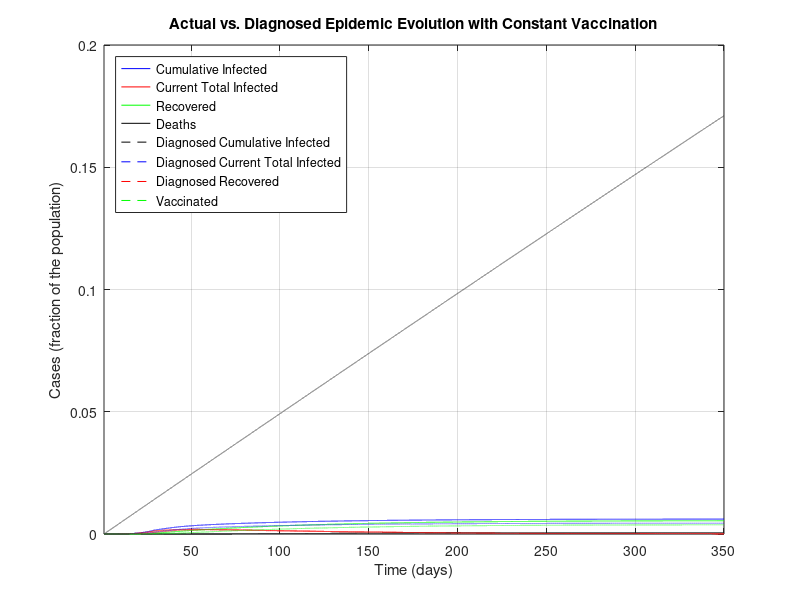
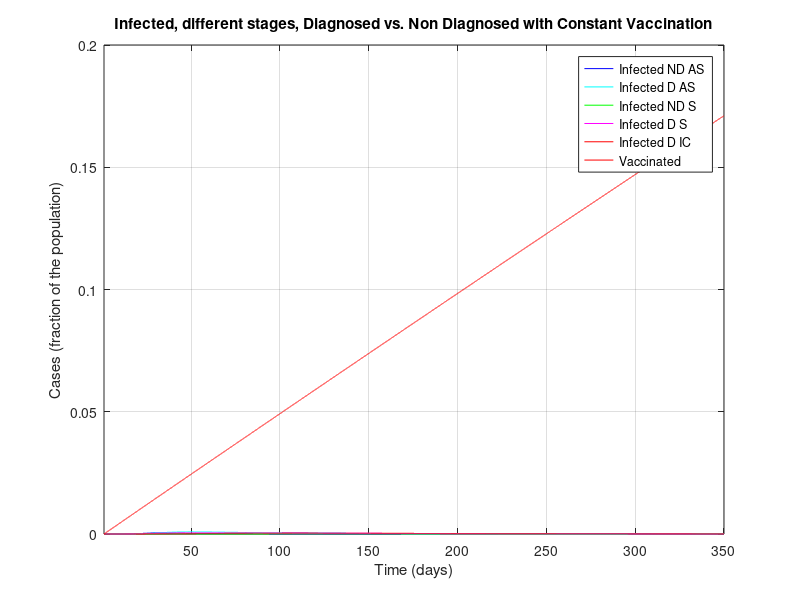
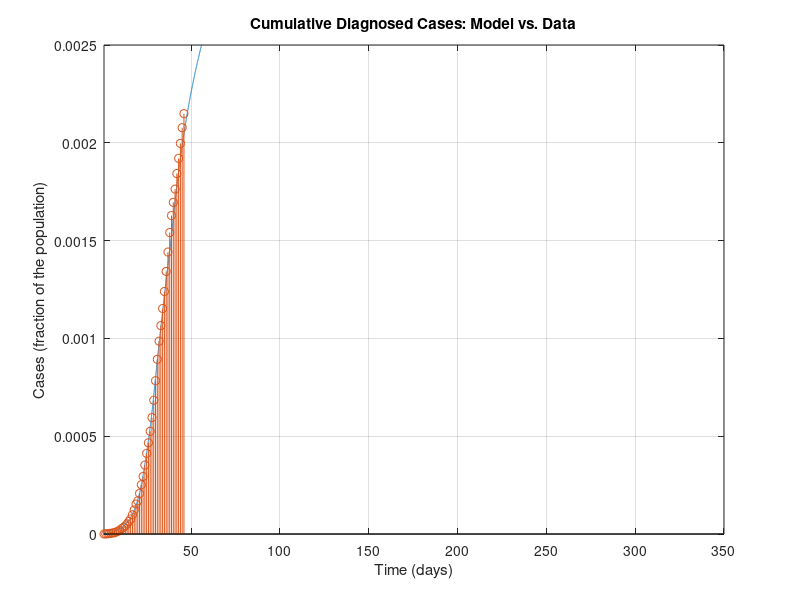
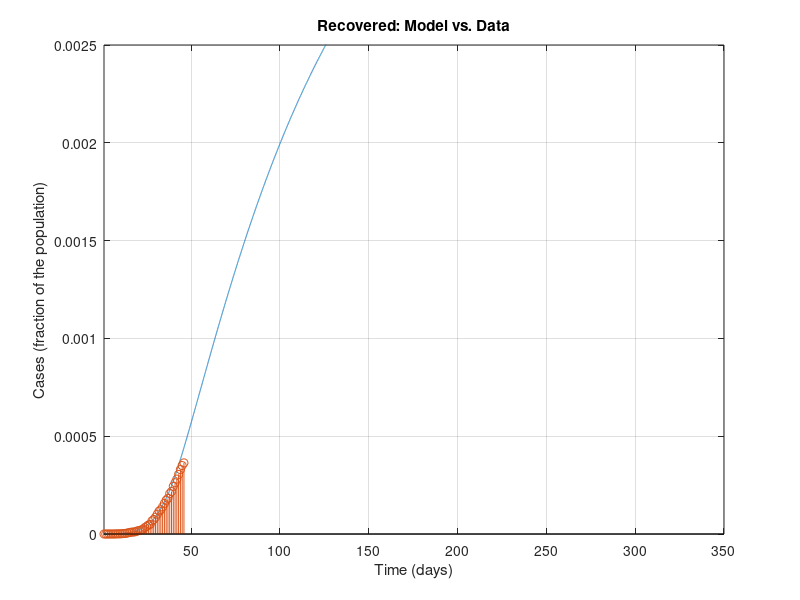

Source code (MATLAB) for these figures, in order:
%%%%%%%%%%%%%%%%%%%%%%%%%%%%%%%%%%%%%%%%
%%%%%%%%%%%%%%%%%%%%%%%%%%%%%%%%%%%%%%%%
% MATLAB Code for epidemic simulations with the SIDARTHE model in the work
%
% Modelling the COVID-19 epidemic and implementation of population-wide interventions in Italy
% by Giulia Giordano, Franco Blanchini, Raffaele Bruno, Patrizio Colaneri, Alessandro Di Filippo, Angela Di Matteo, Marta Colaneri
% 
% Giulia Giordano, April 5, 2020
% Contact: giulia.giordano@unitn.it
%%%%%%%%%%%%%%%%%%%%%%%%%%%%%%%%%%%%%%%%
%%%%%%%%%%%%%%%%%%%%%%%%%%%%%%%%%%%%%%%%

clear all
close all
clc

%%%%%%%%%%%%%%%%%%%%%%%%%%%%%%%%%%%%%%%%
% DATA
%%%%%%%%%%%%%%%%%%%%%%%%%%%%%%%%%%%%%%%%

% Italian population
popolazione=60e6;

% Data 20 February - 5 April (46 days):
% Total Cases
CasiTotali = [3 20 79 132 219 322 400 650 888 1128 1694 2036 2502 3089 3858 4636 5883 7375 9172 10149 12462 15113 17660 21157 24747 27980 31506 35713 41035 47021 53578 59138 63927 69176 74386 80539 86498 92472 97689 101739 105792 110574 115242 119827 124632 128948]/popolazione; % D+R+T+E+H_diagnosticati
% Deaths
Deceduti = [0 1 2 2 5 10 12 17 21 29 34 52 79 107 148 197 233 366 463 631 827 1016 1266 1441 1809 2158 2503 2978 3405 4032 4825 5476 6077 6820 7503 8165 9134 10023 10779 11591 12428 13155 13915 14681 15362 15887]/popolazione; % E
% Recovered
Guariti = [0 0 0 1 1 1 3 45 46 50 83 149 160 276 414 523 589 622 724 1004 1045 1258 1439 1966 2335 2749 2941 4025 4440 5129 6072 7024 7432 8326 9362 10361 10950 12384 13030 14620 15729 16847 18278 19758 20996 21815]/popolazione; % H_diagnosticati
% Currently Positive
Positivi = [3 19 77 129 213 311 385 588 821 1049 1577 1835 2263 2706 3296 3916 5061 6387 7985 8514 10590 12839 14955 17750 20603 23073 26062 28710 33190 37860 42681 46638 50418 54030 57521 62013 66414 70065 73880 75528 77635 80572 83049 85388 88274 91246]/popolazione; % D+R+T

% Data 23 February - 5 April (from day 4 to day 46)
% Currently positive: isolated at home
Isolamento_domiciliare = [49 91 162 221 284 412 543 798 927 1000 1065 1155 1060 1843 2180 2936 2599 3724 5036 6201 7860 9268 10197 11108 12090 14935 19185 22116 23783 26522 28697 30920 33648 36653 39533 42588 43752 45420 48134 50456 52579 55270 58320]/popolazione; %D
% Currently positive: hospitalised
Ricoverati_sintomi = [54 99 114 128 248 345 401 639 742 1034 1346 1790 2394 2651 3557 4316 5038 5838 6650 7426 8372 9663 11025 12894 14363 15757 16020 17708 19846 20692 21937 23112 24753 26029 26676 27386 27795 28192 28403 28540 28741 29010 28949]/popolazione; % R
% Currently positive: ICU
Terapia_intensiva = [26 23 35 36 56 64 105 140 166 229 295 351 462 567 650 733 877 1028 1153 1328 1518 1672 1851 2060 2257 2498 2655 2857 3009 3204 3396 3489 3612 3732 3856 3906 3981 4023 4035 4053 4068 3994 3977]/popolazione; %T


%%%%%%%%%%%%%%%%%%%%%%%%%%%%%%%%%%%%%%%%
% PARAMETERS
%%%%%%%%%%%%%%%%%%%%%%%%%%%%%%%%%%%%%%%%

% Simulation horizon: CAN BE MODIFIED AT ONE'S WILL PROVIDED THAT IT IS AT
% LEAST EQUAL TO THE NUMBER OF DAYS FOR WHICH DATA ARE AVAILABLE
Orizzonte = 350;

% Plot yes/no: SET TO 1 IF PDF FIGURES MUST BE GENERATED, 0 OTHERWISE
plotPDF = 0;

% Time-step for Euler discretisation of the continuous-time system
step=0.01;

% Transmission rate due to contacts with UNDETECTED asymptomatic infected
alfa=0.57;
% Transmission rate due to contacts with DETECTED asymptomatic infected
beta=0.0114;
% Transmission rate due to contacts with UNDETECTED symptomatic infected
gamma=0.456;
% Transmission rate due to contacts with DETECTED symptomatic infected
delta=0.0114;

% Detection rate for ASYMPTOMATIC
epsilon=0.171;
% Detection rate for SYMPTOMATIC
theta=0.3705;

% Worsening rate: UNDETECTED asymptomatic infected becomes symptomatic
zeta=0.1254;
% Worsening rate: DETECTED asymptomatic infected becomes symptomatic
eta=0.1254;

% Worsening rate: UNDETECTED symptomatic infected develop life-threatening
% symptoms
mu=0.0171;
% Worsening rate: DETECTED symptomatic infected develop life-threatening
% symptoms
nu=0.0274;

% Mortality rate for infected with life-threatening symptoms
tau=0.01;

% Recovery rate for undetected asymptomatic infected
lambda=0.0342;
% Recovery rate for detected asymptomatic infected
rho=0.0342;
% Recovery rate for undetected symptomatic infected
kappa=0.0171;
% Recovery rate for detected symptomatic infected
xi=0.0171;
% Recovery rate for life-threatened symptomatic infected
sigma=0.0171;

%to add the SIDARTHE-V version add a new constant phi
phi=0.0005;
%phi=0.5;


%%%%%%%%%%%%%%%%%%%%%%%%%%%%%%%%%%%%%%%%
% DEFINITIONS
%%%%%%%%%%%%%%%%%%%%%%%%%%%%%%%%%%%%%%%%

% Parameters
r1=epsilon+zeta+lambda;
r2=eta+rho;
r3=theta+mu+kappa;
r4=nu+xi;
r5=sigma+tau;

% Initial R0
R0_iniziale=alfa/r1+beta*epsilon/(r1*r2)+gamma*zeta/(r1*r3)+delta*eta*epsilon/(r1*r2*r4)+delta*zeta*theta/(r1*r3*r4);

% Time horizon
t=1:step:Orizzonte;

% Vectors for time evolution of variables
S=zeros(1,length(t));
I=zeros(1,length(t));
D=zeros(1,length(t));
A=zeros(1,length(t));
R=zeros(1,length(t));
T=zeros(1,length(t));
H=zeros(1,length(t));
H_diagnosticati=zeros(1,length(t)); % DIAGNOSED recovered only!
E=zeros(1,length(t));
%For SIDARTHE-V add a V
V=zeros(1,length(t));

% Vectors for time evolution of actual/perceived Case Fatality Rate
M=zeros(1,length(t));
P=zeros(1,length(t));

%%%%%%%%%%%%%%%%%%%%%%%%%%%%%%%%%%%%%%%%
% INITIAL CONDITIONS
%%%%%%%%%%%%%%%%%%%%%%%%%%%%%%%%%%%%%%%%

I(1)=200/popolazione;
D(1)=20/popolazione;
A(1)=1/popolazione;
R(1)=2/popolazione;
T(1)=0.00;
H(1)=0.00;
E(1)=0.00;
V(1)=0.00;%For SIDARTHE-V
S(1)=1-I(1)-D(1)-A(1)-R(1)-T(1)-H(1)-E(1)-V(1);

H_diagnosticati(1) = 0.00; % DIAGNOSED recovered only
Infetti_reali(1)=I(1)+D(1)+A(1)+R(1)+T(1); % Actual currently infected

M(1)=0;
P(1)=0;

% Whole state vector
%Added a V(1) at the end
x=[S(1);I(1);D(1);A(1);R(1);T(1);H(1);E(1);V(1);H_diagnosticati(1);Infetti_reali(1)];

%%%%%%%%%%%%%%%%%%%%%%%%%%%%%%%%%%%%%%%%
% SIMULATION
%%%%%%%%%%%%%%%%%%%%%%%%%%%%%%%%%%%%%%%%

% "Control" binary variables to compute the new R0 every time a policy has
% changed the parameters
plottato = 0;
plottato1 = 0;
plottato_bis = 0;
plottato_tris = 0;
plottato_quat = 0;

for i=2:length(t)
    
    if (i>4/step) % Basic social distancing (awareness, schools closed)
        alfa=0.4218;
        gamma=0.285;
        beta = 0.0057;
        delta=0.0057;
        if plottato == 0 % Compute the new R0
            r1=epsilon+zeta+lambda;
            r2=eta+rho;
            r3=theta+mu+kappa;
            r4=nu+xi;
            r5=sigma+tau;
            R0_primemisure=alfa/r1+beta*epsilon/(r1*r2)+gamma*zeta/(r1*r3)+delta*eta*epsilon/(r1*r2*r4)+delta*zeta*theta/(r1*r3*r4)
            plottato = 1;
        end
    end
    
    if (i>12/step)
        % Screening limited to / focused on symptomatic subjects
        epsilon=0.1425;
        if plottato1 == 0
            r1=epsilon+zeta+lambda;
            r2=eta+rho;
            r3=theta+mu+kappa;
            r4=nu+xi;
            r5=sigma+tau;
            R0_primemisureeps=alfa/r1+beta*epsilon/(r1*r2)+gamma*zeta/(r1*r3)+delta*eta*epsilon/(r1*r2*r4)+delta*zeta*theta/(r1*r3*r4)
            plottato1 = 1;
        end
    end
    
    if (i>22/step) % Social distancing: lockdown, mild effect
        
        alfa=0.36;
        beta=0.005;
        gamma=0.2;
        delta=0.005;
        
        mu = 0.008;
        nu = 0.015;
        
        zeta=0.034;
        eta=0.034;
        
        lambda=0.08;
        rho=0.0171;
        kappa=0.0171;
        xi=0.0171;
        sigma=0.0171;
        
        if plottato_bis == 0 % Compute the new R0
            r1=epsilon+zeta+lambda;
            r2=eta+rho;
            r3=theta+mu+kappa;
            r4=nu+xi;
            r5=sigma+tau;
            R0_secondemisure=(alfa*r2*r3*r4+epsilon*beta*r3*r4+gamma*zeta*r2*r4+delta*eta*epsilon*r3+delta*zeta*theta*r2)/(r1*r2*r3*r4)
            plottato_bis = 1;
        end
    end
    
    if (i>28/step) % Social distancing: lockdown, strong effect
        
        alfa=0.21;
        gamma=0.11;
        
        if plottato_tris == 0 % Compute the new R0
            r1=epsilon+zeta+lambda;
            r2=eta+rho;
            r3=theta+mu+kappa;
            r4=nu+xi;
            r5=sigma+tau;
            R0_terzemisure=(alfa*r2*r3*r4+epsilon*beta*r3*r4+gamma*zeta*r2*r4+delta*eta*epsilon*r3+delta*zeta*theta*r2)/(r1*r2*r3*r4)
            plottato_tris = 1;
        end
    end
    
    if (i>38/step) % Broader diagnosis campaign
        
        epsilon = 0.2;
        rho=0.02;
        kappa=0.02;
        xi=0.02;
        sigma=0.01;
        
        zeta=0.025;
        eta=0.025;
        
        if plottato_quat == 0 % Compute the new R0
            r1=epsilon+zeta+lambda;
            r2=eta+rho;
            r3=theta+mu+kappa;
            r4=nu+xi;
            r5=sigma+tau;
            R0_quartemisure=(alfa*r2*r3*r4+epsilon*beta*r3*r4+gamma*zeta*r2*r4+delta*eta*epsilon*r3+delta*zeta*theta*r2)/(r1*r2*r3*r4)
            plottato_quat = 1;
        end
    end
    
    % Compute the system evolution
    %ADDED A NEW zero to the end of each row and added a tenth row with 
    B=[-alfa*x(2)-beta*x(3)-gamma*x(4)-delta*x(5)-phi*x(9) 0 0 0 0 0 0 0 0 0 0;
        alfa*x(2)+beta*x(3)+gamma*x(4)+delta*x(5) -(epsilon+zeta+lambda) 0 0 0 0 0 0 0 0 0;
        0 epsilon  -(eta+rho) 0 0 0 0 0 0 0 0;
        0 zeta 0 -(theta+mu+kappa) 0 0 0 0 0 0 0;
        0 0 eta theta -(nu+xi) 0 0 0 0 0 0;
        0 0 0 mu nu  -(sigma+tau) 0 0 0 0 0;
        0 lambda rho kappa xi sigma 0 0 0 0 0;
        0 0 0 0 0 tau 0 0 0 0 0;
        phi*x(1) 0 0 0 0 0 0 0 0 0 0;
        0 0 rho 0 xi sigma 0 0 0 0 0;
        alfa*x(2)+beta*x(3)+gamma*x(4)+delta*x(5) 0 0 0 0 0 0 0 0 0 0];
    x=x+B*x*step;
    
    % Update variables
    
    S(i)=x(1);
    I(i)=x(2);
    D(i)=x(3);
    A(i)=x(4);
    R(i)=x(5);
    T(i)=x(6);
    H(i)=x(7);
    E(i)=x(8);
    V(i)=x(9);%added V
    
    H_diagnosticati(i)=x(10);
    Infetti_reali(i)=x(11);
    
    % Update Case Fatality Rate
    
    M(i)=E(i)/(S(1)-S(i));
    P(i)=E(i)/((epsilon*r3+(theta+mu)*zeta)*(I(1)+S(1)-I(i)-S(i))/(r1*r3)+(theta+mu)*(A(1)-A(i))/r3);
    
end

%%%%%%%%%%%%%%%%%%%%%%%%%%%%%%%%%%%%%%%%
% FINAL VALUES
%%%%%%%%%%%%%%%%%%%%%%%%%%%%%%%%%%%%%%%%

% Variables
Sbar=S(length(t));
Ibar=I(length(t));
Dbar=D(length(t));
Abar=A(length(t));
Rbar=R(length(t));
Tbar=T(length(t));
Hbar=H(length(t));
Ebar=E(length(t));
Vbar=V(length(t));

% Case fatality rate
Mbar=M(length(t));
Pbar=P(length(t));

% Case fatality rate from formulas
Mbar1=Ebar/(S(1)-Sbar);
Pbar1=Ebar/((epsilon*r3+(theta+mu)*zeta)*(I(1)+S(1)-Sbar-Ibar)/(r1*r3)+(theta+mu)*(A(1)-Abar)/r3);

%%%%%%%%%%%%%%%%%%%%%%%%%%%%%%%%%%%%%%%%
% FIGURES
%%%%%%%%%%%%%%%%%%%%%%%%%%%%%%%%%%%%%%%%

figure
plot(t,Infetti_reali,'b',t,I+D+A+R+T,'r',t,H,'g',t,E,'k',t,V,'black--')%added V
hold on
plot(t,D+R+T+E+H_diagnosticati,'--b',t,D+R+T,'--r',t,H_diagnosticati,'--g')
xlim([t(1) t(end)])
%ylim([0 0.015])
title('Actual vs. Diagnosed Epidemic Evolution with Constant Vaccination')
xlabel('Time (days)')
ylabel('Cases (fraction of the population)')
legend({'Cumulative Infected','Current Total Infected', 'Recovered', 'Deaths','Diagnosed Cumulative Infected','Diagnosed Current Total Infected', 'Diagnosed Recovered', 'Vaccinated'},'Location','northwest')
grid

if plotPDF==1
    set(gcf, 'PaperUnits', 'centimeters');
    set(gcf, 'PaperPosition', [0 0 24 16]);
    set(gcf, 'PaperSize', [24 16]); % dimension on x axis and y axis resp.
    print(gcf,'-dpdf', ['PanoramicaEpidemiaRealevsPercepita.pdf'])
end
%

figure
plot(t,I,'b',t,D,'c',t,A,'g',t,R,'m',t,T,'r',t,V,'r')
xlim([t(1) t(end)])
%ylim([0 1.1e-3])
title('Infected, different stages, Diagnosed vs. Non Diagnosed with Constant Vaccination')
xlabel('Time (days)')
ylabel('Cases (fraction of the population)')
legend({'Infected ND AS', 'Infected D AS', 'Infected ND S', 'Infected D S', 'Infected D IC','Vaccinated'},'Location','northeast')
grid

if plotPDF==1
    set(gcf, 'PaperUnits', 'centimeters');
    set(gcf, 'PaperPosition', [0 0 24 16]);
    set(gcf, 'PaperSize', [24 16]); % dimension on x axis and y axis resp.
    print(gcf,'-dpdf', ['SuddivisioneInfetti.pdf'])
end

%

figure
plot(t,D+R+T+E+H_diagnosticati)
hold on
stem(t(1:1/step:size(CasiTotali,2)/step),CasiTotali)
xlim([t(1) t(end)])
ylim([0 2.5e-3])
title('Cumulative Diagnosed Cases: Model vs. Data')
xlabel('Time (days)')
ylabel('Cases (fraction of the population)')
grid

if plotPDF==1
    set(gcf, 'PaperUnits', 'centimeters');
    set(gcf, 'PaperPosition', [0 0 16 10]);
    set(gcf, 'PaperSize', [16 10]); % dimension on x axis and y axis resp.
    print(gcf,'-dpdf', ['CasiTotali.pdf'])
end
%

figure
plot(t,H_diagnosticati)
hold on
stem(t(1:1/step:size(CasiTotali,2)/step),Guariti)
xlim([t(1) t(end)])
ylim([0 2.5e-3])
title('Recovered: Model vs. Data')
xlabel('Time (days)')
ylabel('Cases (fraction of the population)')
grid

if plotPDF==1
    set(gcf, 'PaperUnits', 'centimeters');
    set(gcf, 'PaperPosition', [0 0 16 10]);
    set(gcf, 'PaperSize', [16 10]); % dimension on x axis and y axis resp.
    print(gcf,'-dpdf', ['Guariti_diagnosticati.pdf'])
end
%

figure
plot(t,E)
hold on
stem(t(1:1/step:size(CasiTotali,2)/step),Deceduti)
xlim([t(1) t(end)])
ylim([0 2.5e-3])
title('Deaths: Model vs. Data - NOTE: EXCLUDED FROM FITTING')
xlabel('Time (days)')
ylabel('Cases (fraction of the population)')
grid

if plotPDF==1
    set(gcf, 'PaperUnits', 'centimeters');
    set(gcf, 'PaperPosition', [0 0 16 10]);
    set(gcf, 'PaperSize', [16 10]); % dimension on x axis and y axis resp.
    print(gcf,'-dpdf', ['Morti.pdf'])
end
%

figure
plot(t,D+R+T)
hold on
stem(t(1:1/step:size(CasiTotali,2)/step),Positivi)
xlim([t(1) t(end)])
ylim([0 2.5e-3])
title('Infected: Model vs. Data')
xlabel('Time (days)')
ylabel('Cases (fraction of the population)')
grid

if plotPDF==1
    set(gcf, 'PaperUnits', 'centimeters');
    set(gcf, 'PaperPosition', [0 0 16 10]);
    set(gcf, 'PaperSize', [16 10]); % dimension on x axis and y axis resp.
    print(gcf,'-dpdf', ['Positivi_diagnosticati.pdf'])
end
%

figure
plot(t,D)
hold on
stem(t(1+3/step:1/step:1+(size(Ricoverati_sintomi,2)+2)/step),Isolamento_domiciliare)
xlim([t(1) t(end)])
ylim([0 2.5e-3])
title('Infected, No Symptoms: Model vs. Data')
xlabel('Time (days)')
ylabel('Cases (fraction of the population)')
grid

if plotPDF==1
    set(gcf, 'PaperUnits', 'centimeters');
    set(gcf, 'PaperPosition', [0 0 16 10]);
    set(gcf, 'PaperSize', [16 10]); % dimension on x axis and y axis resp.
    print(gcf,'-dpdf', ['InfettiAsintomatici_diagnosticati.pdf'])
end
%

figure
plot(t,R)
hold on
stem(t(1+3/step:1/step:1+(size(Ricoverati_sintomi,2)+2)/step),Ricoverati_sintomi)
xlim([t(1) t(end)])
ylim([0 2.5e-3])
title('Infected, Symptoms: Model vs. Data')
xlabel('Time (days)')
ylabel('Cases (fraction of the population)')
grid

if plotPDF==1
    set(gcf, 'PaperUnits', 'centimeters');
    set(gcf, 'PaperPosition', [0 0 16 10]);
    set(gcf, 'PaperSize', [16 10]); % dimension on x axis and y axis resp.
    print(gcf,'-dpdf', ['InfettiSintomatici_diagnosticati_ricoverati.pdf'])
end
%

figure
plot(t,D+R)
hold on
stem(t(1+3/step:1/step:1+(size(Ricoverati_sintomi,2)+2)/step),Isolamento_domiciliare+Ricoverati_sintomi)
xlim([t(1) t(end)])
ylim([0 2.5e-3])
title('Infected, No or Mild Symptoms: Model vs. Data')
xlabel('Time (days)')
ylabel('Cases (fraction of the population)')
grid

if plotPDF==1
    set(gcf, 'PaperUnits', 'centimeters');
    set(gcf, 'PaperPosition', [0 0 16 10]);
    set(gcf, 'PaperSize', [16 10]); % dimension on x axis and y axis resp.
    print(gcf,'-dpdf', ['InfettiNonGravi_diagnosticati.pdf'])
end

%

figure
plot(t,T)
hold on
stem(t(1+3/step:1/step:1+(size(Ricoverati_sintomi,2)+2)/step),Terapia_intensiva)
xlim([t(1) t(end)])
ylim([0 2.5e-3])
title('Infected, Life-Threatening Symptoms: Model vs. Data')
xlabel('Time (days)')
ylabel('Cases (fraction of the population)')
grid

if plotPDF==1
    set(gcf, 'PaperUnits', 'centimeters');
    set(gcf, 'PaperPosition', [0 0 16 10]);
    set(gcf, 'PaperSize', [16 10]); % dimension on x axis and y axis resp.
    print(gcf,'-dpdf', ['InfettiSintomatici_diagnosticati_terapiaintensiva.pdf'])
end

%Plot the vaccinated
figure
plot(t,V)
hold on
%stem(t(1+3/step:1/step:1+(size(Ricoverati_sintomi,2)+2)/step),Terapia_intensiva)
xlim([t(1) t(end)])
ylim([0 2.5e-3])
title('Vaccinated: Model vs. Data')
xlabel('Time (days)')
ylabel('Vaccinated (fraction of the population)')
grid

%if plotPDF==1
    %set(gcf, 'PaperUnits', 'centimeters');
    %set(gcf, 'PaperPosition', [0 0 16 10]);
    %set(gcf, 'PaperSize', [16 10]); % dimension on x axis and y axis resp.
    %print(gcf,'-dpdf', ['InfettiSintomatici_diagnosticati_terapiaintensiva.pdf'])
%end
